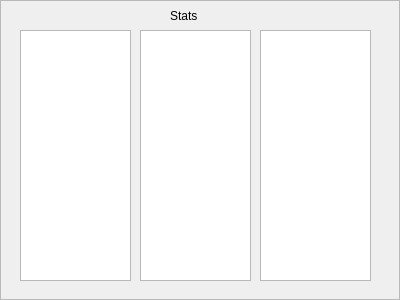
<?xml version="1.0" encoding="UTF-8"?>
<ui version="4.0">
 <class>WindowStats</class>
 <widget class="QFrame" name="WindowStats">
  <property name="geometry">
   <rect>
    <x>0</x>
    <y>0</y>
    <width>400</width>
    <height>300</height>
   </rect>
  </property>
  <property name="windowTitle">
   <string>WindowStats</string>
  </property>
  <property name="windowOpacity">
   <double>1.000000000000000</double>
  </property>
  <property name="frameShape">
   <enum>QFrame::StyledPanel</enum>
  </property>
  <property name="frameShadow">
   <enum>QFrame::Raised</enum>
  </property>
  <property name="midLineWidth">
   <number>0</number>
  </property>
  <widget class="QTextBrowser" name="textBrowser">
   <property name="geometry">
    <rect>
     <x>20</x>
     <y>30</y>
     <width>111</width>
     <height>251</height>
    </rect>
   </property>
  </widget>
  <widget class="QTextBrowser" name="textBrowser_2">
   <property name="geometry">
    <rect>
     <x>140</x>
     <y>30</y>
     <width>111</width>
     <height>251</height>
    </rect>
   </property>
  </widget>
  <widget class="QTextBrowser" name="textBrowser_3">
   <property name="geometry">
    <rect>
     <x>260</x>
     <y>30</y>
     <width>111</width>
     <height>251</height>
    </rect>
   </property>
  </widget>
  <widget class="QLabel" name="label">
   <property name="geometry">
    <rect>
     <x>170</x>
     <y>0</y>
     <width>81</width>
     <height>31</height>
    </rect>
   </property>
   <property name="text">
    <string>Stats</string>
   </property>
  </widget>
 </widget>
 <resources/>
 <connections/>
</ui>
